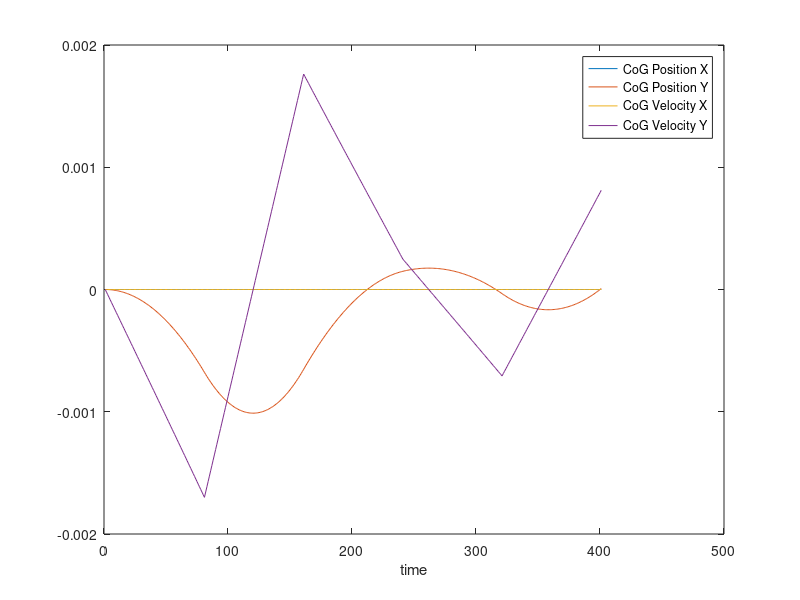

MATLAB code to generate this figure:
clear;

load WPG_log.dat;

[a, b] = size(WPG_log);

t = 1:a;

plot(t, WPG_log)

legend("CoG Position X", "CoG Position Y", "CoG Velocity X", "CoG Velocity Y")
xlabel("time")
